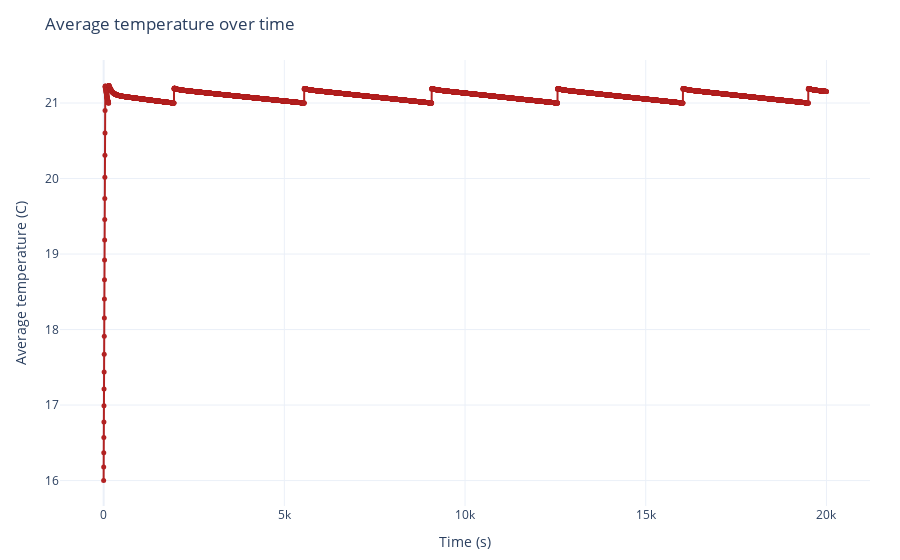

Source (notebook cell):
### Code cell
import pickle
from pathlib import Path

project_root = Path.cwd().resolve()
if not (project_root / "pipeline").exists():
    for parent in project_root.parents:
        if (parent / "pipeline").exists():
            project_root = parent
            break

pkl_path = project_root / "data/Q1/figures/avg_temperature.pkl"

with pkl_path.open("rb") as f:
    fig = pickle.load(f)

fig

### Figure 1 — Plotly figure (JSON) as saved in the notebook; plotly's stock layout.template omitted (floating-point values rounded to 4 significant figures; data arrays with more than 128 entries replaced by an {"elided": "..."} marker saying what was removed)
{"data": [{"line": {"color": "firebrick", "width": 2}, "marker": {"size": 5}, "mode": "lines+markers", "name": "Average temperature", "type": "scatter", "x": {"elided": "10000 int values"}, "y": {"elided": "10000 float values"}}], "layout": {"margin": {"b": 50, "l": 60, "r": 30, "t": 60}, "title": {"text": "Average temperature over time"}, "xaxis": {"title": {"text": "Time (s)"}}, "yaxis": {"title": {"text": "Average temperature (C)"}}}}
